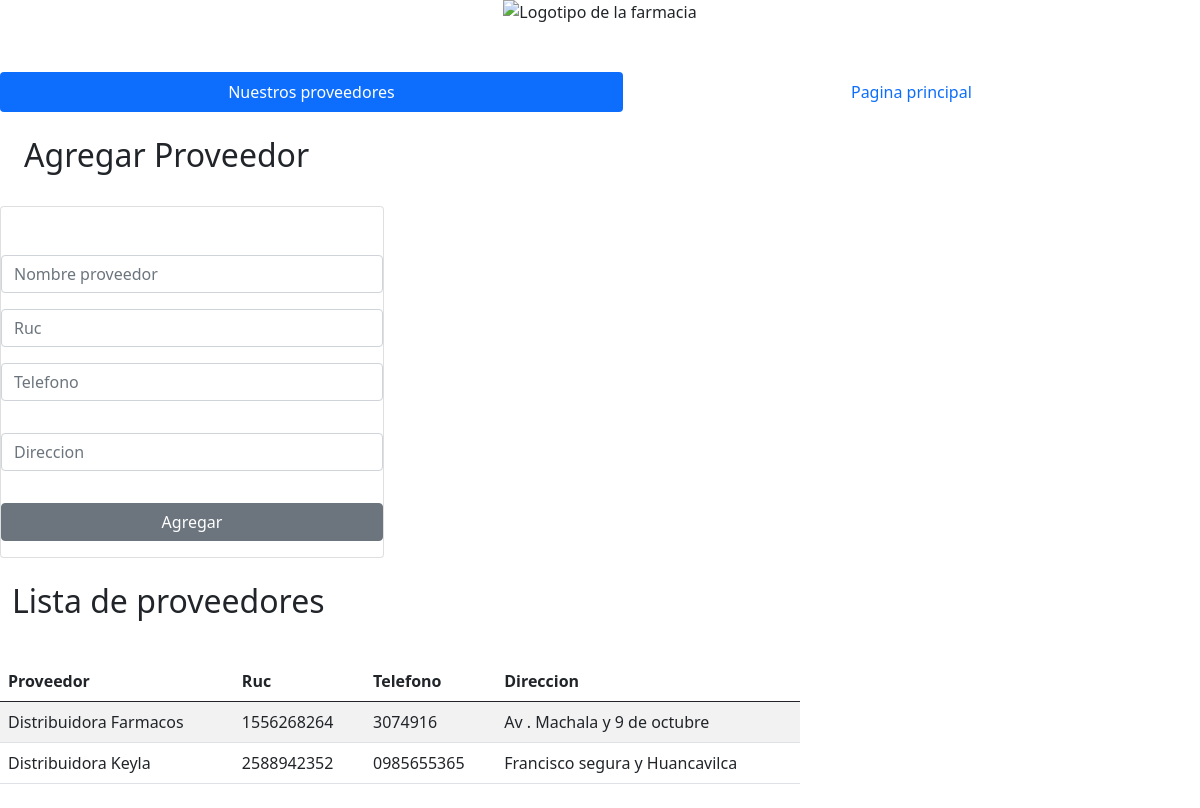
The page /g_proveedor.html on the database its author committed.
### Aplicaciones/Farmax/models.py (models this page shows)
class Proveedor(models.Model):
	nombre_proveedor = models.CharField(max_length=30)
	ruc = models.CharField(unique=True, max_length=10)
	telefono = models.CharField(max_length=10)
	direccion = models.CharField(max_length=60)

### Aplicaciones/Farmax/views.py (the view)
# urls.py: path('g_proveedor.html', views.proveedor),
def proveedor(request):
    proveedor = Proveedor.objects.all()
    return render(request, "g_proveedor.html", {"Proveedores": proveedor})

### Aplicaciones/Farmax/templates/g_proveedor.html (shortened to what this page needs)
<!DOCTYPE html>
<html lang="en">
<head>
    <link href="https://cdn.jsdelivr.net/npm/bootstrap@5.0.2/dist/css/bootstrap.min.css" rel="stylesheet"
>
</head>
<body>
  <div  class="container d-flex align-items-center flex-column ">
    <img class="masthead-avatar mb-5" src="https://dynamic.brandcrowd.com/asset/logo/8a8ab187-ec74-41f2-904f-c6a54f963e05/logo-search-grid-1x?v=637680972085430000&text=Farmacia+La+chabelita&colorpalette=blue" alt="Logotipo de la farmacia" />
  </div>
  <ul class="nav nav-pills nav-fill">
    <li class="nav-item">
        <a class="nav-link active" aria-current="page" href="g_proveedor.html">Nuestros proveedores</a>
    </li>
    <li class="nav-item">
      <a class="nav-link" href="g_principal.html">Pagina principal</a>
    </li>
  </ul>
  <div class="row">
    <div class="col-sm-12 col-md-6 col-lg-4 col-xl-4">
      <h2 class="container py-4">Agregar Proveedor</h2>
      <div class="card">
          <div class="card-body">
                  </div>
                  <div class="form-group py-3">
                      <input type="text" id="txtNombre" name="txtNombre" class="form-control" placeholder="Nombre proveedor"
                          maxlength="50" required>
                  </div>
                  <div class="form-group ">
                      <input type="text" id="numRuc" name="numRuc" class="form-control" placeholder="Ruc"
                          maxlength="50" required>
                  </div>
                  <div class="form-group py-3">
                    <input type="text" id="numTelefono" name="numTelefono" class="form-control" placeholder="Telefono"
                        minlength="10" maxlength="10" required>
                  </div>
                  <div class="form-group py-3">
                    <input type="text" id="txtDireccion" name="txtDireccion" class="form-control" placeholder="Direccion"
                        maxlength="50" required>
                </div>
                  <div class="d-grid gap-2 py-3">
                    <button class="btn btn-secondary" type="submit">Agregar</button>
                  </div>
          </div>
      </div>
    </div>
    <div class="col-sm-12 col-md-6 col-lg-8 col-xl-8">
      <h2 class="container py-4">Lista de proveedores</h2>
      <div class="table-responsive py-2">
        <table class="table table-striped">
            <thead>
              <th>Proveedor</th>
              <th>Ruc</th>
              <th>Telefono</th>
              <th>Direccion</th>
            </thead>
            <tbody>
                {%for i in Proveedores%}
                <tr>
                    <td>{{i.nombre_proveedor}}</td>
                    <td>{{i.ruc}}</td>
                    <td>{{i.telefono}}</td>
                    <td>{{i.direccion}}</td>
                </tr>
                {% endfor %}
            </tbody>
        </table>
      </div>
    </div>
</body>
</html>

### rows shown on the page
Proveedor: nombre_proveedor "Distribuidora Farmacos", ruc "1556268264", telefono "3074916", direccion "Av . Machala y 9 de octubre"
Proveedor: nombre_proveedor "Distribuidora Keyla", ruc "2588942352", telefono "0985655365", direccion "Francisco segura y Huancavilca"
